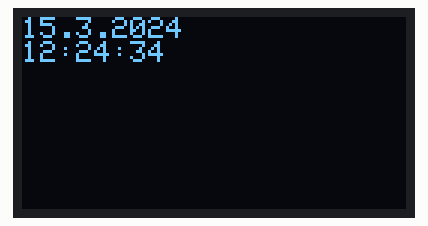
This program was run on a simulated ESP8266 (Wemos D1 mini). Parts: 128×64 one-colour display. WiFi joins after 1.5 s; servers stay silent unless stated.

Above: at 4.2 s.
At 8.3 s:
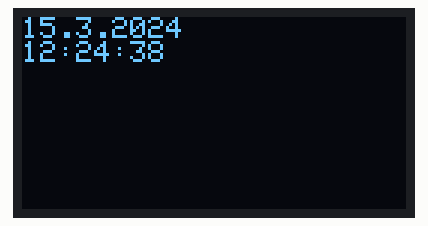
At 12.4 s:
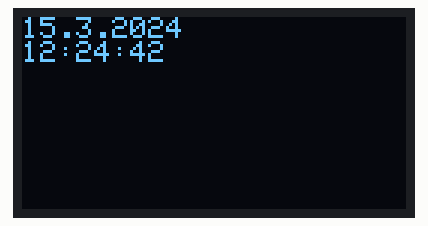
At 20.7 s:
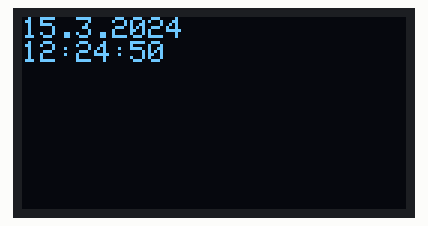
At 27.8 s:
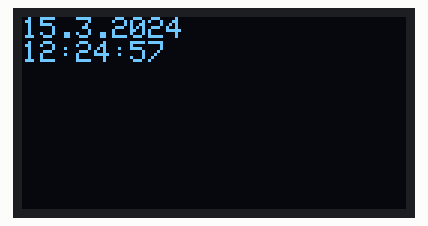
At 38.1 s:
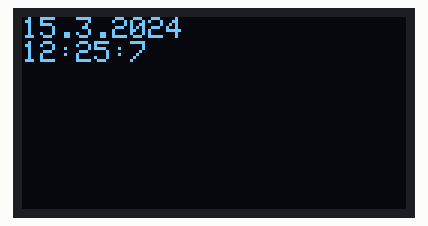

Measured:
- what the display in image 0 shows lasts 1.0 s, from 4.2 s to 5.2 s

The program:

main.cpp
```cpp
#include <Arduino.h>
#include <ESP8266WiFi.h>
#include <TimeLib.h>
#include <WiFiUdp.h>
#include <Adafruit_GFX.h>
#include <Adafruit_SSD1306.h>

#define OLED_RESET 0
Adafruit_SSD1306 display(OLED_RESET);

const char *ssid = "your_wifi_ssid";
const char *password = "your_wifi_password";
const char *ntpServerName = "pool.ntp.org";
const int timeZone = 2;

WiFiUDP Udp;
unsigned int localPort = 8888;
byte packetBuffer[48];

time_t getNtpTime();
void digitalClockDisplay();

void setup() {
  Serial.begin(9600);
  display.begin(SSD1306_SWITCHCAPVCC, 0x3C);
  display.clearDisplay();
  display.setTextSize(1);
  display.setTextColor(WHITE);
  display.setCursor(0, 0);
  display.print("Connecting to ");
  display.println(ssid);
  display.display();
  delay(1000);
  WiFi.begin(ssid, password);
  while (WiFi.status() != WL_CONNECTED) {
    delay(1000);
    display.clearDisplay();
    display.setCursor(0, 0);
    display.print("Connecting to ");
    display.println(ssid);
    display.display();
  }
  display.clearDisplay();
  display.setCursor(0, 0);
  display.println("Connected to WiFi");
  display.display();
  delay(1000);
  Udp.begin(localPort);
  setSyncProvider(getNtpTime);
  setSyncInterval(300);
}

void loop() {
  digitalClockDisplay();
  delay(1000);
}

void digitalClockDisplay() {
  display.clearDisplay();
  display.setCursor(0, 0);
  display.print(day());
  display.print(".");
  display.print(month());
  display.print(".");
  display.print(year());
  display.println();
  display.print(hour());
  display.print(":");
  display.print(minute());
  display.print(":");
  display.print(second());
  display.display();
}

time_t getNtpTime() {
  IPAddress ntpServerIP;
  while (Udp.parsePacket() > 0)
    ;  // discard any previously received packets
  WiFi.hostByName(ntpServerName, ntpServerIP);
  sendNTPpacket(ntpServerIP);
  uint32_t beginWait = millis();
  while (millis() - beginWait < 1500) {
    int size = Udp.parsePacket();
    if (size >= 48) {
      Udp.read(packetBuffer, 48);
      unsigned long secsSince1900;
      // convert four bytes starting at location 40 to a long integer
      secsSince1900 = (unsigned long)packetBuffer[40] << 24;
      secsSince1900 |= (unsigned long)packetBuffer[41] << 16;
      secsSince1900 |= (unsigned long)packetBuffer[42] << 8;
      secsSince1900 |= (unsigned long)packetBuffer[43];
      return secsSince1900 - 2208988800UL + timeZone * SECS_PER_HOUR;
    }
  }
  Serial.println("No NTP Response :-(");
  return 0;  // return 0 if unable to get the time
}

void sendNTPpacket(IPAddress &address) {
  memset(packetBuffer, 0, 48);
  packetBuffer[0] = 0b11100011;  // LI, Version, Mode
  packetBuffer[1] = 0;           // Stratum, or type of clock
  packetBuffer[2] = 6;           // Polling Interval
  packetBuffer[3] = 0xEC;        // Peer Clock Precision
  // 8 bytes of zero for Root Delay & Root Dispersion
  packetBuffer[12] = 49;
  packetBuffer[13] = 0x4E;
  packetBuffer[14] = 49;
  packetBuffer[15] = 52;
  Udp.beginPacket(address, 123);  // NTP requests are to port 123
  Udp.write(packetBuffer, 48);
  Udp.endPacket();
}
```
